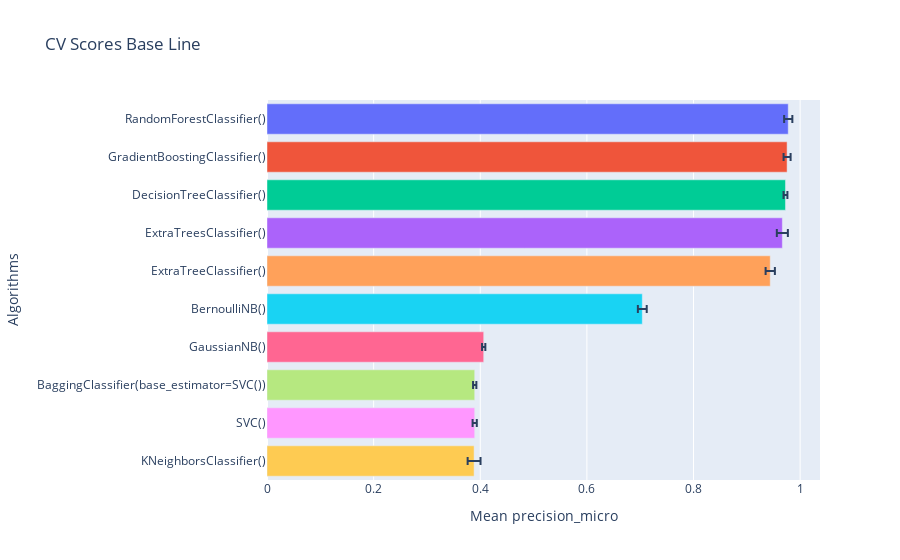

The notebook cell saved with this chart:
### Code cell
gp.crossval_models(x=x,y=y,folds=scv,estimadores=lista_estimadores,score="precision_micro")

### Figure 1 — Plotly figure (JSON) as saved in the notebook; plotly's stock layout.template omitted (floating-point values rounded to 4 significant figures)
{"data": [{"alignmentgroup": "True", "error_x": {"array": [0.007706]}, "hovertemplate": "Algorithms=%{y}<br>Mean precision_micro=%{x}<extra></extra>", "legendgroup": "RandomForestClassifier()", "marker": {"color": "#636efa", "pattern": {"shape": ""}}, "name": "RandomForestClassifier()", "offsetgroup": "RandomForestClassifier()", "orientation": "h", "showlegend": true, "textposition": "auto", "type": "bar", "x": [0.9777], "xaxis": "x", "y": ["RandomForestClassifier()"], "yaxis": "y"}, {"alignmentgroup": "True", "error_x": {"array": [0.006587]}, "hovertemplate": "Algorithms=%{y}<br>Mean precision_micro=%{x}<extra></extra>", "legendgroup": "GradientBoostingClassifier()", "marker": {"color": "#EF553B", "pattern": {"shape": ""}}, "name": "GradientBoostingClassifier()", "offsetgroup": "GradientBoostingClassifier()", "orientation": "h", "showlegend": true, "textposition": "auto", "type": "bar", "x": [0.9755], "xaxis": "x", "y": ["GradientBoostingClassifier()"], "yaxis": "y"}, {"alignmentgroup": "True", "error_x": {"array": [0.003622]}, "hovertemplate": "Algorithms=%{y}<br>Mean precision_micro=%{x}<extra></extra>", "legendgroup": "DecisionTreeClassifier()", "marker": {"color": "#00cc96", "pattern": {"shape": ""}}, "name": "DecisionTreeClassifier()", "offsetgroup": "DecisionTreeClassifier()", "orientation": "h", "showlegend": true, "textposition": "auto", "type": "bar", "x": [0.9725], "xaxis": "x", "y": ["DecisionTreeClassifier()"], "yaxis": "y"}, {"alignmentgroup": "True", "error_x": {"array": [0.01036]}, "hovertemplate": "Algorithms=%{y}<br>Mean precision_micro=%{x}<extra></extra>", "legendgroup": "ExtraTreesClassifier()", "marker": {"color": "#ab63fa", "pattern": {"shape": ""}}, "name": "ExtraTreesClassifier()", "offsetgroup": "ExtraTreesClassifier()", "orientation": "h", "showlegend": true, "textposition": "auto", "type": "bar", "x": [0.9666], "xaxis": "x", "y": ["ExtraTreesClassifier()"], "yaxis": "y"}, {"alignmentgroup": "True", "error_x": {"array": [0.008698]}, "hovertemplate": "Algorithms=%{y}<br>Mean precision_micro=%{x}<extra></extra>", "legendgroup": "ExtraTreeClassifier()", "marker": {"color": "#FFA15A", "pattern": {"shape": ""}}, "name": "ExtraTreeClassifier()", "offsetgroup": "ExtraTreeClassifier()", "orientation": "h", "showlegend": true, "textposition": "auto", "type": "bar", "x": [0.9439], "xaxis": "x", "y": ["ExtraTreeClassifier()"], "yaxis": "y"}, {"alignmentgroup": "True", "error_x": {"array": [0.008304]}, "hovertemplate": "Algorithms=%{y}<br>Mean precision_micro=%{x}<extra></extra>", "legendgroup": "BernoulliNB()", "marker": {"color": "#19d3f3", "pattern": {"shape": ""}}, "name": "BernoulliNB()", "offsetgroup": "BernoulliNB()", "orientation": "h", "showlegend": true, "textposition": "auto", "type": "bar", "x": [0.704], "xaxis": "x", "y": ["BernoulliNB()"], "yaxis": "y"}, {"alignmentgroup": "True", "error_x": {"array": [0.00306]}, "hovertemplate": "Algorithms=%{y}<br>Mean precision_micro=%{x}<extra></extra>", "legendgroup": "GaussianNB()", "marker": {"color": "#FF6692", "pattern": {"shape": ""}}, "name": "GaussianNB()", "offsetgroup": "GaussianNB()", "orientation": "h", "showlegend": true, "textposition": "auto", "type": "bar", "x": [0.4065], "xaxis": "x", "y": ["GaussianNB()"], "yaxis": "y"}, {"alignmentgroup": "True", "error_x": {"array": [0.003085]}, "hovertemplate": "Algorithms=%{y}<br>Mean precision_micro=%{x}<extra></extra>", "legendgroup": "BaggingClassifier(base_estimator=SVC())", "marker": {"color": "#B6E880", "pattern": {"shape": ""}}, "name": "BaggingClassifier(base_estimator=SVC())", "offsetgroup": "BaggingClassifier(base_estimator=SVC())", "orientation": "h", "showlegend": true, "textposition": "auto", "type": "bar", "x": [0.3896], "xaxis": "x", "y": ["BaggingClassifier(base_estimator=SVC())"], "yaxis": "y"}, {"alignmentgroup": "True", "error_x": {"array": [0.003942]}, "hovertemplate": "Algorithms=%{y}<br>Mean precision_micro=%{x}<extra></extra>", "legendgroup": "SVC()", "marker": {"color": "#FF97FF", "pattern": {"shape": ""}}, "name": "SVC()", "offsetgroup": "SVC()", "orientation": "h", "showlegend": true, "textposition": "auto", "type": "bar", "x": [0.3896], "xaxis": "x", "y": ["SVC()"], "yaxis": "y"}, {"alignmentgroup": "True", "error_x": {"array": [0.01207]}, "hovertemplate": "Algorithms=%{y}<br>Mean precision_micro=%{x}<extra></extra>", "legendgroup": "KNeighborsClassifier()", "marker": {"color": "#FECB52", "pattern": {"shape": ""}}, "name": "KNeighborsClassifier()", "offsetgroup": "KNeighborsClassifier()", "orientation": "h", "showlegend": true, "textposition": "auto", "type": "bar", "x": [0.3884], "xaxis": "x", "y": ["KNeighborsClassifier()"], "yaxis": "y"}], "layout": {"barmode": "relative", "legend": {"title": {"text": "Algorithms"}, "tracegroupgap": 0}, "showlegend": false, "title": {"text": "CV Scores Base Line"}, "xaxis": {"anchor": "y", "domain": [0, 1], "title": {"text": "Mean precision_micro"}}, "yaxis": {"anchor": "x", "categoryarray": ["KNeighborsClassifier()", "SVC()", "BaggingClassifier(base_estimator=SVC())", "GaussianNB()", "BernoulliNB()", "ExtraTreeClassifier()", "ExtraTreesClassifier()", "DecisionTreeClassifier()", "GradientBoostingClassifier()", "RandomForestClassifier()"], "categoryorder": "array", "domain": [0, 1], "title": {"text": "Algorithms"}}}}
